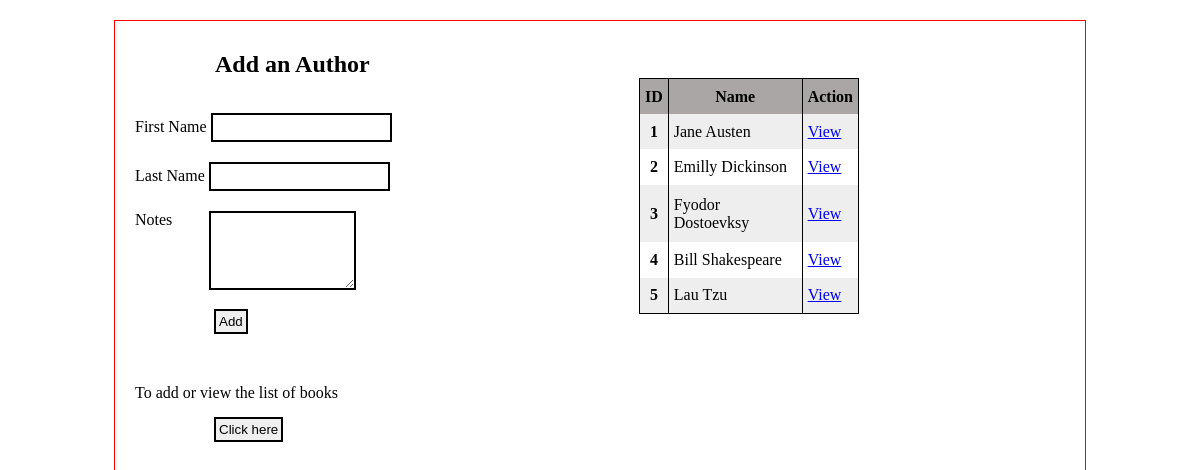
The app's page /authors with its own data.
### books_authors_app/models.py (models this page shows)
class Author(models.Model):
    first_name = models.CharField(max_length=45)
    last_name = models.CharField(max_length=45)
    notes = models.TextField()
    books = models.ManyToManyField(Book, related_name="authors")
    created_at = models.DateTimeField(auto_now_add=True)
    updated_at = models.DateTimeField(auto_now=True)

### books_authors_app/views.py (the view)
# urls.py: path('authors', views.authors),
def authors(request):
    context = {
        'all_authors': Author.objects.all(),
    }
    return render(request, 'authors.html', context)

### books_authors_app/templates/authors.html (shortened to what this page needs)
<!DOCTYPE html>
<html lang="en">
<head>
    {% load static %}
    <link rel="stylesheet" type="text/css" href="{% static 'css/books_authors.css' %}">
</head>
<body>
    <div id="wrapper">
        <h2 class="header">Add an Author</h2>
        <div class="create_form" id= authors_form>
            <form action="/authors_page" method="post">
                <label for="first_name">First Name</label>
                <input class="input-adj" type="text" id="first_name" name="first_name" required>
                <br>
                <label for="last_name">Last Name</label>
                <input class="input-adj" type="text" id="last_name" name="last_name" required>
                <br>
                <label id="label_2" for="notes">Notes</label>
                <textarea id="notes" name="notes" rows="5" cols="16"></textarea>
                <br>
                <button type="submit" value="Add_author" name="action">Add</button>
            </form>
            <p>To add or view the list of books</p>
            <a href="/"><button>Click here</button></a>
        </div>
        <div class="table_div" id="authors_table">
            <table>
                <tr id="Dark_Grey">
                    <th>ID</th>
                    <th>Name</th>
                    <th>Action</th>
                </tr>
                {% for author in all_authors %}
                    <tr class="table_shades">
                        <th>{{author.id}}</th>
                        <td>{{author.first_name}} {{author.last_name}}</td>
                        <td><a href="/authors/{{author.id}}">View</a></td>
                    </tr>
                {% endfor %}
            </table>
        </div>
    </div>
</body>
</html>

### books_authors_app/static/css/books_authors.css (style rules this page uses)
* { margin: 0px; padding: 0; outline:0px; }
#wrapper { width: 970px; height: 700px; margin: 20px auto; padding-top: 30px; border: 1px solid red; }
#wrapper .header { margin-left: 100px; }
.create_form { width: 400px; height: 400px; display: inline-block; vertical-align:top; padding-top: 35px; padding-left: 20px; }
.table_div { width: 400px; height: 434px; display: inline-block; padding-left: 50px; margin-left: 50px; box-sizing: border-box; overflow: scroll; }
#label_2 { vertical-align:top; }
.create_form .input-adj { height: 25px; }
.create_form textarea { border: 2px solid black; }
.create_form button { margin-left: 79px; margin-top: 15px; margin-bottom: 50px; border: 2px solid black; padding:3px; }
.table_div table { width: 220px; height: 236px; border: 1px solid black; border-collapse: collapse; box-sizing: border-box; }
th, tr , td { border-right: 1px solid black; padding: 5px; }
#authors_form input { margin: 0px 0px 20px 0px; border: 2px solid black; }
#authors_form textarea { margin-left: 33px; }
.table_div #Dark_Grey { background-color: rgb(171, 166, 166); }
.table_shades:nth-child(even) { background-color: rgb(238, 238, 238); }

### records on screen
Author: id "1", first_name "Jane", last_name "Austen"
Author: id "2", first_name "Emilly", last_name "Dickinson"
Author: id "3", first_name "Fyodor", last_name "Dostoevksy"
Author: id "4", first_name "Bill", last_name "Shakespeare"
Author: id "5", first_name "Lau", last_name "Tzu"
